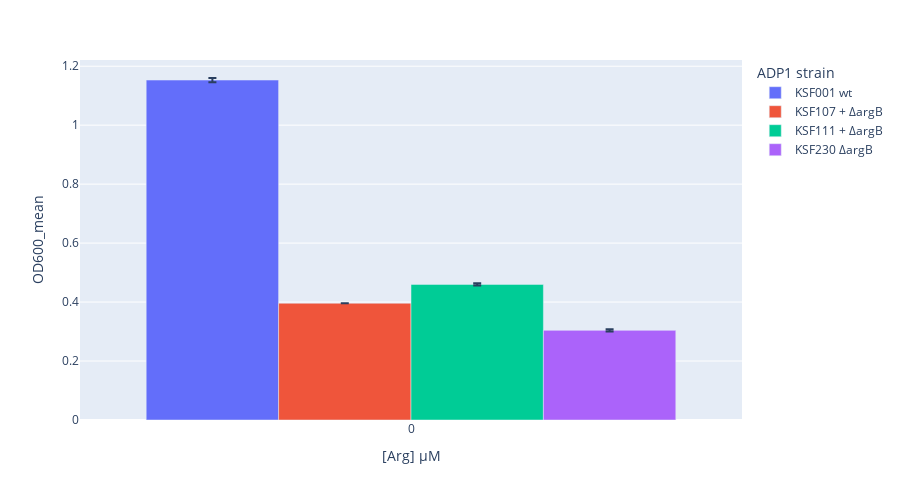

The notebook cell saved with this chart:
### Code cell
px.bar(
    df_max_ods_sans_0uM,
    x='arg_conc_uM',
    y='od_sample_mean',
    # y='od_sample_mean_sans_bg',
    error_y='od_sample_sem',
    color='strain_id',
    barmode='group',
    labels={
        'arg_conc_uM': '[Arg] µM',
        'od_sample_mean': 'OD600_mean',
        'od_sample_mean_sans_bg': 'OD600_mean (background removed)',
        'strain_id': 'ADP1 strain',
        'elapsed_time_hr': 'Elapsed Time (hr)',
    },
).update_layout(
    # title='OD ADP1 [KSF107 (∆astA ∆argB), KSF111 (∆astA ∆argBR)] | growth in dosed Arg after preculture and wash',
    # title_x=0.5,
    showlegend=True,
    height=500,
)

### Figure 1 — Plotly figure (JSON) as saved in the notebook; plotly's stock layout.template omitted (floating-point values rounded to 4 significant figures)
{"data": [{"alignmentgroup": "True", "error_y": {"array": [0.007]}, "hovertemplate": "ADP1 strain=KSF001 wt<br>[Arg] µM=%{x}<br>OD600_mean=%{y}<extra></extra>", "legendgroup": "KSF001 wt", "marker": {"color": "#636efa", "pattern": {"shape": ""}}, "name": "KSF001 wt", "offsetgroup": "KSF001 wt", "orientation": "v", "showlegend": true, "textposition": "auto", "x": [0], "xaxis": "x", "y": [1.153], "yaxis": "y", "type": "bar"}, {"alignmentgroup": "True", "error_y": {"array": [0.0]}, "hovertemplate": "ADP1 strain=KSF107 + ∆argB<br>[Arg] µM=%{x}<br>OD600_mean=%{y}<extra></extra>", "legendgroup": "KSF107 + ∆argB", "marker": {"color": "#EF553B", "pattern": {"shape": ""}}, "name": "KSF107 + ∆argB", "offsetgroup": "KSF107 + ∆argB", "orientation": "v", "showlegend": true, "textposition": "auto", "x": [0], "xaxis": "x", "y": [0.396], "yaxis": "y", "type": "bar"}, {"alignmentgroup": "True", "error_y": {"array": [0.004]}, "hovertemplate": "ADP1 strain=KSF111 + ∆argB<br>[Arg] µM=%{x}<br>OD600_mean=%{y}<extra></extra>", "legendgroup": "KSF111 + ∆argB", "marker": {"color": "#00cc96", "pattern": {"shape": ""}}, "name": "KSF111 + ∆argB", "offsetgroup": "KSF111 + ∆argB", "orientation": "v", "showlegend": true, "textposition": "auto", "x": [0], "xaxis": "x", "y": [0.46], "yaxis": "y", "type": "bar"}, {"alignmentgroup": "True", "error_y": {"array": [0.004]}, "hovertemplate": "ADP1 strain=KSF230 ∆argB<br>[Arg] µM=%{x}<br>OD600_mean=%{y}<extra></extra>", "legendgroup": "KSF230 ∆argB", "marker": {"color": "#ab63fa", "pattern": {"shape": ""}}, "name": "KSF230 ∆argB", "offsetgroup": "KSF230 ∆argB", "orientation": "v", "showlegend": true, "textposition": "auto", "x": [0], "xaxis": "x", "y": [0.304], "yaxis": "y", "type": "bar"}], "layout": {"xaxis": {"anchor": "y", "domain": [0.0, 1.0], "title": {"text": "[Arg] µM"}}, "yaxis": {"anchor": "x", "domain": [0.0, 1.0], "title": {"text": "OD600_mean"}}, "legend": {"title": {"text": "ADP1 strain"}, "tracegroupgap": 0}, "margin": {"t": 60}, "barmode": "group", "showlegend": true, "height": 500}}
